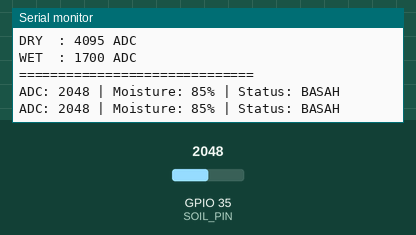
Recording of a sketch running on a simulated ESP32. On the bench: the last lines printed to the serial monitor. The inputs (shaded band) are chosen by the test bench; at power-on: GPIO 35 (SOIL_PIN) = 2048 (analog values on the 0–4095 scale).

Above: at 2.2 s.
2.3 s: GPIO 35 (SOIL_PIN) set to 2387
At 3.6 s:
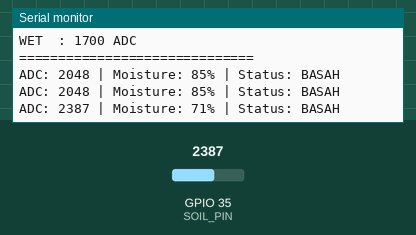
3.8 s: GPIO 35 (SOIL_PIN) set to 2477
At 4.5 s:
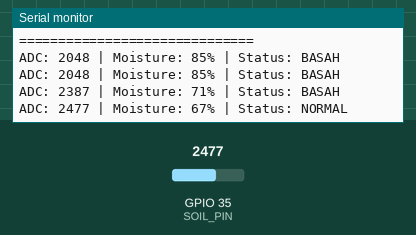
6.5 s: GPIO 35 (SOIL_PIN) set to 2708
At 7.8 s:
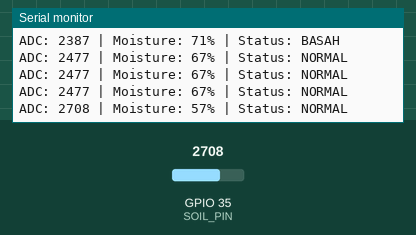
8.0 s: GPIO 35 (SOIL_PIN) set to 2839
At 8.8 s:
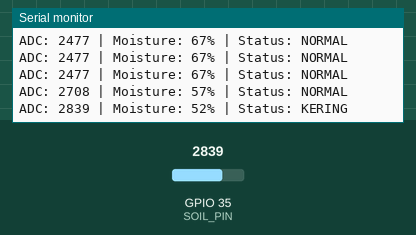

The sketch:

soil-moisture.ino
```cpp
// ==========================================
// SOIL MOISTURE SENSOR TEST
// AO -> GPIO 35
// ==========================================

#define SOIL_PIN 35

// ==========================================
// KALIBRASI
//
// ADC tinggi  = KERING
// ADC rendah  = BASAH
//
// Berdasarkan hasil pengujian:
// Basah  : sekitar 1670 - 1776
// Normal : sekitar 2670 - 2800
// ==========================================

#define ADC_DRY 4095
#define ADC_WET 1700


void setup() {

  Serial.begin(115200);

  pinMode(SOIL_PIN, INPUT);

  // ESP32 ADC 12-bit
  analogReadResolution(12);

  Serial.println("==============================");
  Serial.println("   SOIL MOISTURE SENSOR TEST");
  Serial.println("==============================");
  Serial.println("GPIO : 35");
  Serial.println("DRY  : 4095 ADC");
  Serial.println("WET  : 1700 ADC");
  Serial.println("==============================");

  delay(1000);
}


void loop() {

  // ========================================
  // BACA ADC
  // ========================================

  int adcValue = analogRead(SOIL_PIN);


  // ========================================
  // KONVERSI ADC -> MOISTURE %
  //
  // 4095 = 0%
  // 1700 = 100%
  // ========================================

  int moisture = map(
    adcValue,
    ADC_DRY,
    ADC_WET,
    0,
    100
  );

  moisture = constrain(moisture, 0, 100);


  // ========================================
  // STATUS KELEMBAPAN
  //
  // < 55%  = KERING
  // 55-69% = NORMAL
  // >= 70% = BASAH
  // ========================================

  String status;

  if (moisture < 55) {

    status = "KERING";

  }
  else if (moisture < 70) {

    status = "NORMAL";

  }
  else {

    status = "BASAH";
  }


  // ========================================
  // SERIAL MONITOR
  // ========================================

  Serial.print("ADC: ");
  Serial.print(adcValue);

  Serial.print(" | Moisture: ");
  Serial.print(moisture);

  Serial.print("% | Status: ");

  Serial.println(status);


  delay(1000);
}
```

Measured:
- the behaviour switches between 2418 and 2419 on GPIO 35 (SOIL_PIN) (found by bisection; images 1 and 2)
- the behaviour switches between 2777 and 2778 on GPIO 35 (SOIL_PIN) (found by bisection; images 3 and 4)
- after the input at 2.3 s, the serial monitor: prints a new line after 0.71 s (image 1)
- after the input at 3.8 s, the serial monitor: prints a new line after 0.21 s (image 2)
- after the input at 6.5 s, the serial monitor: prints a new line after 0.51 s (image 3)
- after the input at 8.0 s, the serial monitor: prints a new line at once (image 4)
